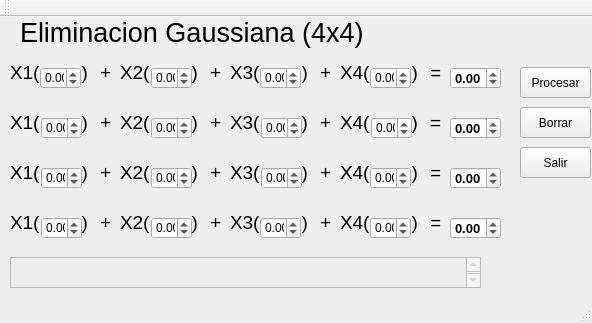
<?xml version="1.0" encoding="UTF-8"?>
<ui version="4.0">
 <class>ElimGuss</class>
 <widget class="QMainWindow" name="ElimGuss">
  <property name="geometry">
   <rect>
    <x>0</x>
    <y>0</y>
    <width>592</width>
    <height>323</height>
   </rect>
  </property>
  <property name="windowTitle">
   <string>ElimGuss</string>
  </property>
  <widget class="QWidget" name="centralWidget">
   <widget class="QDoubleSpinBox" name="b3">
    <property name="geometry">
     <rect>
      <x>151</x>
      <y>150</y>
      <width>41</width>
      <height>22</height>
     </rect>
    </property>
    <property name="minimum">
     <double>-99.989999999999995</double>
    </property>
   </widget>
   <widget class="QDoubleSpinBox" name="a2">
    <property name="geometry">
     <rect>
      <x>41</x>
      <y>100</y>
      <width>41</width>
      <height>22</height>
     </rect>
    </property>
    <property name="minimum">
     <double>-99.989999999999995</double>
    </property>
   </widget>
   <widget class="QLabel" name="label_19">
    <property name="geometry">
     <rect>
      <x>340</x>
      <y>140</y>
      <width>111</width>
      <height>31</height>
     </rect>
    </property>
    <property name="font">
     <font>
      <pointsize>14</pointsize>
     </font>
    </property>
    <property name="text">
     <string>X4(        )</string>
    </property>
    <property name="textFormat">
     <enum>Qt::AutoText</enum>
    </property>
   </widget>
   <widget class="QLabel" name="label_29">
    <property name="geometry">
     <rect>
      <x>320</x>
      <y>90</y>
      <width>16</width>
      <height>31</height>
     </rect>
    </property>
    <property name="font">
     <font>
      <pointsize>14</pointsize>
     </font>
    </property>
    <property name="text">
     <string>+</string>
    </property>
    <property name="textFormat">
     <enum>Qt::AutoText</enum>
    </property>
   </widget>
   <widget class="QLabel" name="label_34">
    <property name="geometry">
     <rect>
      <x>430</x>
      <y>90</y>
      <width>16</width>
      <height>31</height>
     </rect>
    </property>
    <property name="font">
     <font>
      <pointsize>14</pointsize>
     </font>
    </property>
    <property name="text">
     <string>=</string>
    </property>
    <property name="textFormat">
     <enum>Qt::AutoText</enum>
    </property>
   </widget>
   <widget class="QLabel" name="label_2">
    <property name="enabled">
     <bool>true</bool>
    </property>
    <property name="geometry">
     <rect>
      <x>10</x>
      <y>90</y>
      <width>91</width>
      <height>31</height>
     </rect>
    </property>
    <property name="font">
     <font>
      <pointsize>14</pointsize>
     </font>
    </property>
    <property name="text">
     <string>X1(        )</string>
    </property>
    <property name="textFormat">
     <enum>Qt::AutoText</enum>
    </property>
   </widget>
   <widget class="QLabel" name="label_9">
    <property name="geometry">
     <rect>
      <x>230</x>
      <y>40</y>
      <width>111</width>
      <height>31</height>
     </rect>
    </property>
    <property name="font">
     <font>
      <pointsize>14</pointsize>
     </font>
    </property>
    <property name="text">
     <string>X3(        )</string>
    </property>
    <property name="textFormat">
     <enum>Qt::AutoText</enum>
    </property>
   </widget>
   <widget class="QLabel" name="label_18">
    <property name="geometry">
     <rect>
      <x>340</x>
      <y>90</y>
      <width>111</width>
      <height>31</height>
     </rect>
    </property>
    <property name="font">
     <font>
      <pointsize>14</pointsize>
     </font>
    </property>
    <property name="text">
     <string>X4(        )</string>
    </property>
    <property name="textFormat">
     <enum>Qt::AutoText</enum>
    </property>
   </widget>
   <widget class="QDoubleSpinBox" name="c4">
    <property name="geometry">
     <rect>
      <x>260</x>
      <y>200</y>
      <width>41</width>
      <height>22</height>
     </rect>
    </property>
    <property name="minimum">
     <double>-99.989999999999995</double>
    </property>
   </widget>
   <widget class="QLabel" name="label_5">
    <property name="geometry">
     <rect>
      <x>120</x>
      <y>40</y>
      <width>111</width>
      <height>31</height>
     </rect>
    </property>
    <property name="font">
     <font>
      <pointsize>14</pointsize>
     </font>
    </property>
    <property name="text">
     <string>X2(        )</string>
    </property>
    <property name="textFormat">
     <enum>Qt::AutoText</enum>
    </property>
   </widget>
   <widget class="QLabel" name="label_26">
    <property name="geometry">
     <rect>
      <x>210</x>
      <y>40</y>
      <width>16</width>
      <height>31</height>
     </rect>
    </property>
    <property name="font">
     <font>
      <pointsize>14</pointsize>
     </font>
    </property>
    <property name="text">
     <string>+</string>
    </property>
    <property name="textFormat">
     <enum>Qt::AutoText</enum>
    </property>
   </widget>
   <widget class="QPushButton" name="borrar">
    <property name="geometry">
     <rect>
      <x>520</x>
      <y>90</y>
      <width>71</width>
      <height>31</height>
     </rect>
    </property>
    <property name="text">
     <string>Borrar</string>
    </property>
   </widget>
   <widget class="QLabel" name="label_8">
    <property name="geometry">
     <rect>
      <x>120</x>
      <y>140</y>
      <width>111</width>
      <height>31</height>
     </rect>
    </property>
    <property name="font">
     <font>
      <pointsize>14</pointsize>
     </font>
    </property>
    <property name="text">
     <string>X2(        )</string>
    </property>
    <property name="textFormat">
     <enum>Qt::AutoText</enum>
    </property>
   </widget>
   <widget class="QPushButton" name="salir">
    <property name="geometry">
     <rect>
      <x>520</x>
      <y>130</y>
      <width>71</width>
      <height>31</height>
     </rect>
    </property>
    <property name="text">
     <string>Salir</string>
    </property>
   </widget>
   <widget class="QLabel" name="label_25">
    <property name="geometry">
     <rect>
      <x>210</x>
      <y>90</y>
      <width>16</width>
      <height>31</height>
     </rect>
    </property>
    <property name="font">
     <font>
      <pointsize>14</pointsize>
     </font>
    </property>
    <property name="text">
     <string>+</string>
    </property>
    <property name="textFormat">
     <enum>Qt::AutoText</enum>
    </property>
   </widget>
   <widget class="QLabel" name="label_24">
    <property name="geometry">
     <rect>
      <x>100</x>
      <y>40</y>
      <width>16</width>
      <height>31</height>
     </rect>
    </property>
    <property name="font">
     <font>
      <pointsize>14</pointsize>
     </font>
    </property>
    <property name="text">
     <string>+</string>
    </property>
    <property name="textFormat">
     <enum>Qt::AutoText</enum>
    </property>
   </widget>
   <widget class="QLabel" name="label_22">
    <property name="geometry">
     <rect>
      <x>100</x>
      <y>140</y>
      <width>16</width>
      <height>31</height>
     </rect>
    </property>
    <property name="font">
     <font>
      <pointsize>14</pointsize>
     </font>
    </property>
    <property name="text">
     <string>+</string>
    </property>
    <property name="textFormat">
     <enum>Qt::AutoText</enum>
    </property>
   </widget>
   <widget class="QLabel" name="label_35">
    <property name="geometry">
     <rect>
      <x>430</x>
      <y>140</y>
      <width>16</width>
      <height>31</height>
     </rect>
    </property>
    <property name="font">
     <font>
      <pointsize>14</pointsize>
     </font>
    </property>
    <property name="text">
     <string>=</string>
    </property>
    <property name="textFormat">
     <enum>Qt::AutoText</enum>
    </property>
   </widget>
   <widget class="QLabel" name="label_20">
    <property name="geometry">
     <rect>
      <x>340</x>
      <y>190</y>
      <width>111</width>
      <height>31</height>
     </rect>
    </property>
    <property name="font">
     <font>
      <pointsize>14</pointsize>
      <weight>50</weight>
      <bold>false</bold>
     </font>
    </property>
    <property name="text">
     <string>X4(        )</string>
    </property>
    <property name="textFormat">
     <enum>Qt::AutoText</enum>
    </property>
   </widget>
   <widget class="QDoubleSpinBox" name="b4">
    <property name="geometry">
     <rect>
      <x>151</x>
      <y>200</y>
      <width>41</width>
      <height>22</height>
     </rect>
    </property>
    <property name="minimum">
     <double>-99.989999999999995</double>
    </property>
   </widget>
   <widget class="QDoubleSpinBox" name="d2">
    <property name="geometry">
     <rect>
      <x>371</x>
      <y>100</y>
      <width>41</width>
      <height>22</height>
     </rect>
    </property>
    <property name="minimum">
     <double>-99.989999999999995</double>
    </property>
   </widget>
   <widget class="QDoubleSpinBox" name="d1">
    <property name="geometry">
     <rect>
      <x>370</x>
      <y>50</y>
      <width>41</width>
      <height>22</height>
     </rect>
    </property>
    <property name="minimum">
     <double>-99.989999999999995</double>
    </property>
   </widget>
   <widget class="QLabel" name="label_12">
    <property name="geometry">
     <rect>
      <x>230</x>
      <y>190</y>
      <width>111</width>
      <height>31</height>
     </rect>
    </property>
    <property name="font">
     <font>
      <pointsize>14</pointsize>
     </font>
    </property>
    <property name="text">
     <string>X3(        )</string>
    </property>
    <property name="textFormat">
     <enum>Qt::AutoText</enum>
    </property>
   </widget>
   <widget class="QDoubleSpinBox" name="b1">
    <property name="geometry">
     <rect>
      <x>151</x>
      <y>50</y>
      <width>41</width>
      <height>22</height>
     </rect>
    </property>
    <property name="minimum">
     <double>-99.989999999999995</double>
    </property>
   </widget>
   <widget class="QLabel" name="label_6">
    <property name="geometry">
     <rect>
      <x>120</x>
      <y>90</y>
      <width>111</width>
      <height>31</height>
     </rect>
    </property>
    <property name="font">
     <font>
      <pointsize>14</pointsize>
     </font>
    </property>
    <property name="text">
     <string>X2(        )</string>
    </property>
    <property name="textFormat">
     <enum>Qt::AutoText</enum>
    </property>
   </widget>
   <widget class="QLabel" name="label_23">
    <property name="geometry">
     <rect>
      <x>100</x>
      <y>90</y>
      <width>16</width>
      <height>31</height>
     </rect>
    </property>
    <property name="font">
     <font>
      <pointsize>14</pointsize>
     </font>
    </property>
    <property name="text">
     <string>+</string>
    </property>
    <property name="textFormat">
     <enum>Qt::AutoText</enum>
    </property>
   </widget>
   <widget class="QLabel" name="label_28">
    <property name="geometry">
     <rect>
      <x>210</x>
      <y>190</y>
      <width>16</width>
      <height>31</height>
     </rect>
    </property>
    <property name="font">
     <font>
      <pointsize>14</pointsize>
     </font>
    </property>
    <property name="text">
     <string>+</string>
    </property>
    <property name="textFormat">
     <enum>Qt::AutoText</enum>
    </property>
   </widget>
   <widget class="QDoubleSpinBox" name="D">
    <property name="enabled">
     <bool>true</bool>
    </property>
    <property name="geometry">
     <rect>
      <x>450</x>
      <y>200</y>
      <width>51</width>
      <height>22</height>
     </rect>
    </property>
    <property name="font">
     <font>
      <pointsize>10</pointsize>
      <weight>75</weight>
      <bold>true</bold>
      <kerning>true</kerning>
     </font>
    </property>
    <property name="toolTipDuration">
     <number>-1</number>
    </property>
    <property name="minimum">
     <double>-99.989999999999995</double>
    </property>
   </widget>
   <widget class="QDoubleSpinBox" name="a4">
    <property name="geometry">
     <rect>
      <x>41</x>
      <y>200</y>
      <width>41</width>
      <height>22</height>
     </rect>
    </property>
    <property name="minimum">
     <double>-99.989999999999995</double>
    </property>
   </widget>
   <widget class="QDoubleSpinBox" name="d3">
    <property name="geometry">
     <rect>
      <x>370</x>
      <y>150</y>
      <width>41</width>
      <height>22</height>
     </rect>
    </property>
    <property name="minimum">
     <double>-99.989999999999995</double>
    </property>
   </widget>
   <widget class="QDoubleSpinBox" name="c3">
    <property name="geometry">
     <rect>
      <x>261</x>
      <y>150</y>
      <width>41</width>
      <height>22</height>
     </rect>
    </property>
    <property name="minimum">
     <double>-99.989999999999995</double>
    </property>
   </widget>
   <widget class="QLabel" name="label_3">
    <property name="enabled">
     <bool>true</bool>
    </property>
    <property name="geometry">
     <rect>
      <x>10</x>
      <y>140</y>
      <width>91</width>
      <height>31</height>
     </rect>
    </property>
    <property name="font">
     <font>
      <pointsize>14</pointsize>
     </font>
    </property>
    <property name="text">
     <string>X1(        )</string>
    </property>
    <property name="textFormat">
     <enum>Qt::AutoText</enum>
    </property>
   </widget>
   <widget class="QDoubleSpinBox" name="C">
    <property name="geometry">
     <rect>
      <x>450</x>
      <y>150</y>
      <width>51</width>
      <height>22</height>
     </rect>
    </property>
    <property name="font">
     <font>
      <pointsize>10</pointsize>
      <weight>75</weight>
      <bold>true</bold>
     </font>
    </property>
    <property name="minimum">
     <double>-99.989999999999995</double>
    </property>
   </widget>
   <widget class="QDoubleSpinBox" name="a1">
    <property name="geometry">
     <rect>
      <x>40</x>
      <y>50</y>
      <width>41</width>
      <height>22</height>
     </rect>
    </property>
    <property name="toolTipDuration">
     <number>1</number>
    </property>
    <property name="minimum">
     <double>-99.989999999999995</double>
    </property>
   </widget>
   <widget class="QLabel" name="label_33">
    <property name="geometry">
     <rect>
      <x>430</x>
      <y>40</y>
      <width>16</width>
      <height>31</height>
     </rect>
    </property>
    <property name="font">
     <font>
      <pointsize>14</pointsize>
     </font>
    </property>
    <property name="text">
     <string>=</string>
    </property>
    <property name="textFormat">
     <enum>Qt::AutoText</enum>
    </property>
   </widget>
   <widget class="QLabel" name="label_30">
    <property name="geometry">
     <rect>
      <x>320</x>
      <y>40</y>
      <width>16</width>
      <height>31</height>
     </rect>
    </property>
    <property name="font">
     <font>
      <pointsize>14</pointsize>
     </font>
    </property>
    <property name="text">
     <string>+</string>
    </property>
    <property name="textFormat">
     <enum>Qt::AutoText</enum>
    </property>
   </widget>
   <widget class="QLabel" name="label_17">
    <property name="geometry">
     <rect>
      <x>340</x>
      <y>40</y>
      <width>111</width>
      <height>31</height>
     </rect>
    </property>
    <property name="font">
     <font>
      <pointsize>14</pointsize>
     </font>
    </property>
    <property name="text">
     <string>X4(        )</string>
    </property>
    <property name="textFormat">
     <enum>Qt::AutoText</enum>
    </property>
   </widget>
   <widget class="QLabel" name="label_37">
    <property name="geometry">
     <rect>
      <x>20</x>
      <y>0</y>
      <width>361</width>
      <height>31</height>
     </rect>
    </property>
    <property name="font">
     <font>
      <pointsize>20</pointsize>
     </font>
    </property>
    <property name="text">
     <string>Eliminacion Gaussiana (4x4)</string>
    </property>
    <property name="textFormat">
     <enum>Qt::AutoText</enum>
    </property>
   </widget>
   <widget class="QTextEdit" name="Texto">
    <property name="enabled">
     <bool>false</bool>
    </property>
    <property name="geometry">
     <rect>
      <x>10</x>
      <y>240</y>
      <width>471</width>
      <height>31</height>
     </rect>
    </property>
    <property name="font">
     <font>
      <pointsize>14</pointsize>
      <weight>75</weight>
      <italic>false</italic>
      <bold>true</bold>
      <underline>false</underline>
      <kerning>true</kerning>
     </font>
    </property>
    <property name="toolTipDuration">
     <number>-1</number>
    </property>
   </widget>
   <widget class="QLabel" name="label_36">
    <property name="geometry">
     <rect>
      <x>430</x>
      <y>190</y>
      <width>16</width>
      <height>31</height>
     </rect>
    </property>
    <property name="font">
     <font>
      <pointsize>14</pointsize>
     </font>
    </property>
    <property name="text">
     <string>=</string>
    </property>
    <property name="textFormat">
     <enum>Qt::AutoText</enum>
    </property>
   </widget>
   <widget class="QDoubleSpinBox" name="d4">
    <property name="geometry">
     <rect>
      <x>370</x>
      <y>200</y>
      <width>41</width>
      <height>22</height>
     </rect>
    </property>
    <property name="font">
     <font>
      <weight>50</weight>
      <bold>false</bold>
     </font>
    </property>
    <property name="showGroupSeparator" stdset="0">
     <bool>false</bool>
    </property>
    <property name="minimum">
     <double>-99.989999999999995</double>
    </property>
   </widget>
   <widget class="QLabel" name="label_32">
    <property name="geometry">
     <rect>
      <x>320</x>
      <y>190</y>
      <width>16</width>
      <height>31</height>
     </rect>
    </property>
    <property name="font">
     <font>
      <pointsize>14</pointsize>
     </font>
    </property>
    <property name="text">
     <string>+</string>
    </property>
    <property name="textFormat">
     <enum>Qt::AutoText</enum>
    </property>
   </widget>
   <widget class="QDoubleSpinBox" name="B">
    <property name="geometry">
     <rect>
      <x>450</x>
      <y>100</y>
      <width>51</width>
      <height>22</height>
     </rect>
    </property>
    <property name="font">
     <font>
      <pointsize>10</pointsize>
      <weight>75</weight>
      <bold>true</bold>
     </font>
    </property>
    <property name="minimum">
     <double>-99.989999999999995</double>
    </property>
   </widget>
   <widget class="QDoubleSpinBox" name="b2">
    <property name="geometry">
     <rect>
      <x>151</x>
      <y>100</y>
      <width>41</width>
      <height>22</height>
     </rect>
    </property>
    <property name="minimum">
     <double>-99.989999999999995</double>
    </property>
   </widget>
   <widget class="QLabel" name="label_4">
    <property name="enabled">
     <bool>true</bool>
    </property>
    <property name="geometry">
     <rect>
      <x>10</x>
      <y>190</y>
      <width>91</width>
      <height>31</height>
     </rect>
    </property>
    <property name="font">
     <font>
      <pointsize>14</pointsize>
     </font>
    </property>
    <property name="text">
     <string>X1(        )</string>
    </property>
    <property name="textFormat">
     <enum>Qt::AutoText</enum>
    </property>
   </widget>
   <widget class="QDoubleSpinBox" name="A">
    <property name="geometry">
     <rect>
      <x>450</x>
      <y>50</y>
      <width>51</width>
      <height>22</height>
     </rect>
    </property>
    <property name="font">
     <font>
      <pointsize>10</pointsize>
      <weight>75</weight>
      <bold>true</bold>
     </font>
    </property>
    <property name="minimum">
     <double>-99.989999999999995</double>
    </property>
   </widget>
   <widget class="QLabel" name="label_27">
    <property name="geometry">
     <rect>
      <x>210</x>
      <y>140</y>
      <width>16</width>
      <height>31</height>
     </rect>
    </property>
    <property name="font">
     <font>
      <pointsize>14</pointsize>
     </font>
    </property>
    <property name="text">
     <string>+</string>
    </property>
    <property name="textFormat">
     <enum>Qt::AutoText</enum>
    </property>
   </widget>
   <widget class="QDoubleSpinBox" name="a3">
    <property name="geometry">
     <rect>
      <x>41</x>
      <y>150</y>
      <width>41</width>
      <height>22</height>
     </rect>
    </property>
    <property name="minimum">
     <double>-99.989999999999995</double>
    </property>
   </widget>
   <widget class="QLabel" name="label_31">
    <property name="geometry">
     <rect>
      <x>320</x>
      <y>140</y>
      <width>16</width>
      <height>31</height>
     </rect>
    </property>
    <property name="font">
     <font>
      <pointsize>14</pointsize>
     </font>
    </property>
    <property name="text">
     <string>+</string>
    </property>
    <property name="textFormat">
     <enum>Qt::AutoText</enum>
    </property>
   </widget>
   <widget class="QDoubleSpinBox" name="c2">
    <property name="geometry">
     <rect>
      <x>261</x>
      <y>100</y>
      <width>41</width>
      <height>22</height>
     </rect>
    </property>
    <property name="minimum">
     <double>-99.989999999999995</double>
    </property>
   </widget>
   <widget class="QDoubleSpinBox" name="c1">
    <property name="geometry">
     <rect>
      <x>260</x>
      <y>50</y>
      <width>41</width>
      <height>22</height>
     </rect>
    </property>
    <property name="minimum">
     <double>-99.989999999999995</double>
    </property>
   </widget>
   <widget class="QLabel" name="label_11">
    <property name="geometry">
     <rect>
      <x>230</x>
      <y>140</y>
      <width>111</width>
      <height>31</height>
     </rect>
    </property>
    <property name="font">
     <font>
      <pointsize>14</pointsize>
     </font>
    </property>
    <property name="text">
     <string>X3(        )</string>
    </property>
    <property name="textFormat">
     <enum>Qt::AutoText</enum>
    </property>
   </widget>
   <widget class="QLabel" name="label_10">
    <property name="geometry">
     <rect>
      <x>230</x>
      <y>90</y>
      <width>111</width>
      <height>31</height>
     </rect>
    </property>
    <property name="font">
     <font>
      <pointsize>14</pointsize>
     </font>
    </property>
    <property name="text">
     <string>X3(        )</string>
    </property>
    <property name="textFormat">
     <enum>Qt::AutoText</enum>
    </property>
   </widget>
   <widget class="QPushButton" name="procesar">
    <property name="geometry">
     <rect>
      <x>520</x>
      <y>50</y>
      <width>71</width>
      <height>31</height>
     </rect>
    </property>
    <property name="text">
     <string>Procesar</string>
    </property>
   </widget>
   <widget class="QLabel" name="label_7">
    <property name="geometry">
     <rect>
      <x>120</x>
      <y>190</y>
      <width>111</width>
      <height>31</height>
     </rect>
    </property>
    <property name="font">
     <font>
      <pointsize>14</pointsize>
     </font>
    </property>
    <property name="text">
     <string>X2(        )</string>
    </property>
    <property name="textFormat">
     <enum>Qt::AutoText</enum>
    </property>
   </widget>
   <widget class="QLabel" name="label">
    <property name="enabled">
     <bool>true</bool>
    </property>
    <property name="geometry">
     <rect>
      <x>10</x>
      <y>40</y>
      <width>91</width>
      <height>31</height>
     </rect>
    </property>
    <property name="font">
     <font>
      <pointsize>14</pointsize>
     </font>
    </property>
    <property name="text">
     <string>X1(        )</string>
    </property>
    <property name="textFormat">
     <enum>Qt::AutoText</enum>
    </property>
   </widget>
   <widget class="QLabel" name="label_21">
    <property name="geometry">
     <rect>
      <x>100</x>
      <y>190</y>
      <width>16</width>
      <height>31</height>
     </rect>
    </property>
    <property name="font">
     <font>
      <pointsize>14</pointsize>
     </font>
    </property>
    <property name="text">
     <string>+</string>
    </property>
    <property name="textFormat">
     <enum>Qt::AutoText</enum>
    </property>
   </widget>
   <zorder>label_18</zorder>
   <zorder>label_9</zorder>
   <zorder>label_3</zorder>
   <zorder>label_5</zorder>
   <zorder>label_10</zorder>
   <zorder>label_17</zorder>
   <zorder>label</zorder>
   <zorder>label_7</zorder>
   <zorder>label_11</zorder>
   <zorder>label_2</zorder>
   <zorder>label_20</zorder>
   <zorder>label_4</zorder>
   <zorder>label_19</zorder>
   <zorder>label_12</zorder>
   <zorder>label_6</zorder>
   <zorder>label_8</zorder>
   <zorder>label_21</zorder>
   <zorder>b3</zorder>
   <zorder>a2</zorder>
   <zorder>label_29</zorder>
   <zorder>label_34</zorder>
   <zorder>c4</zorder>
   <zorder>label_26</zorder>
   <zorder>borrar</zorder>
   <zorder>salir</zorder>
   <zorder>label_25</zorder>
   <zorder>label_24</zorder>
   <zorder>label_22</zorder>
   <zorder>label_35</zorder>
   <zorder>b4</zorder>
   <zorder>d2</zorder>
   <zorder>d1</zorder>
   <zorder>b1</zorder>
   <zorder>label_23</zorder>
   <zorder>label_28</zorder>
   <zorder>D</zorder>
   <zorder>a4</zorder>
   <zorder>d3</zorder>
   <zorder>c3</zorder>
   <zorder>C</zorder>
   <zorder>a1</zorder>
   <zorder>label_33</zorder>
   <zorder>label_30</zorder>
   <zorder>label_37</zorder>
   <zorder>Texto</zorder>
   <zorder>label_36</zorder>
   <zorder>d4</zorder>
   <zorder>label_32</zorder>
   <zorder>B</zorder>
   <zorder>b2</zorder>
   <zorder>A</zorder>
   <zorder>label_27</zorder>
   <zorder>a3</zorder>
   <zorder>label_31</zorder>
   <zorder>c2</zorder>
   <zorder>c1</zorder>
   <zorder>procesar</zorder>
  </widget>
  <widget class="QMenuBar" name="menuBar">
   <property name="geometry">
    <rect>
     <x>0</x>
     <y>0</y>
     <width>592</width>
     <height>21</height>
    </rect>
   </property>
  </widget>
  <widget class="QToolBar" name="mainToolBar">
   <attribute name="toolBarArea">
    <enum>TopToolBarArea</enum>
   </attribute>
   <attribute name="toolBarBreak">
    <bool>false</bool>
   </attribute>
  </widget>
  <widget class="QStatusBar" name="statusBar"/>
 </widget>
 <layoutdefault spacing="6" margin="11"/>
 <tabstops>
  <tabstop>a1</tabstop>
  <tabstop>b1</tabstop>
  <tabstop>c1</tabstop>
  <tabstop>d1</tabstop>
  <tabstop>A</tabstop>
  <tabstop>a2</tabstop>
  <tabstop>b2</tabstop>
  <tabstop>c2</tabstop>
  <tabstop>d2</tabstop>
  <tabstop>B</tabstop>
  <tabstop>a3</tabstop>
  <tabstop>b3</tabstop>
  <tabstop>c3</tabstop>
  <tabstop>d3</tabstop>
  <tabstop>C</tabstop>
  <tabstop>a4</tabstop>
  <tabstop>b4</tabstop>
  <tabstop>c4</tabstop>
  <tabstop>d4</tabstop>
  <tabstop>D</tabstop>
  <tabstop>procesar</tabstop>
  <tabstop>borrar</tabstop>
  <tabstop>Texto</tabstop>
  <tabstop>salir</tabstop>
 </tabstops>
 <resources/>
 <connections/>
</ui>
